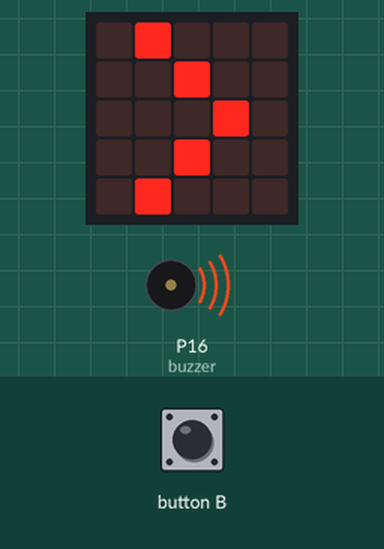
The program below on a simulated BBC micro:bit running MicroPython. Parts: the board's 5×5 LED display, buzzer (waves = sounding, pin HIGH). The inputs (shaded band) are chosen by the test bench.

Above: at 0.1 s.
At 1.2 s:
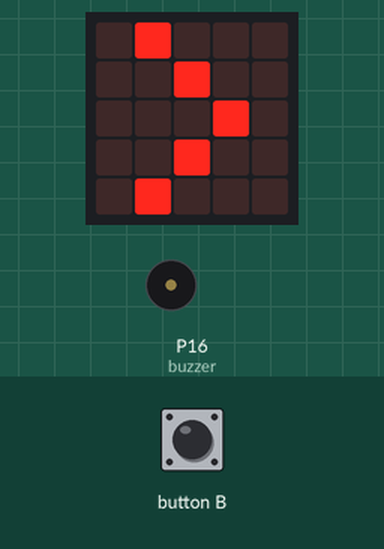
1.3 s: button B pressed for 0.15 s
At 3.4 s:
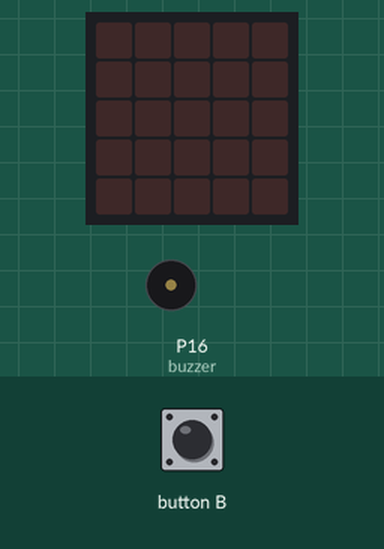
Timing chart, 0 to 4.9 s (numbered marks = the images above; inputs shaded):
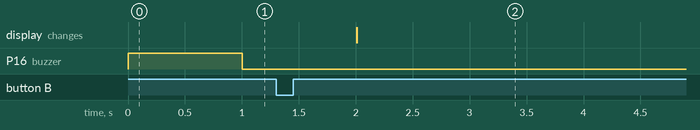

The program:

buzzer.py
```python
# (licence header left out)
_HIGH = 1
_LOW  = 0

from microbit import pin16, sleep, button_b, display

class Buzzer:
    def __init__(self, pin):
        self._pin = pin

    def on(self):
        self._pin.write_digital(_HIGH)

    def off(self):
        self._pin.write_digital(_LOW)

def main():
    buzzer = Buzzer(pin16)

    display.clear()
    display.show('>')

    while True:
        if button_b.was_pressed():
            display.clear()
            break

        buzzer.on()
        sleep(1000)
        buzzer.off()
        sleep(1000)

if __name__ == '__main__':
    main()
```

Measured:
- after the input at 1.3 s, P16 (buzzer): stops changing and stays LOW; the display: changes after 0.71 s (image 2)
